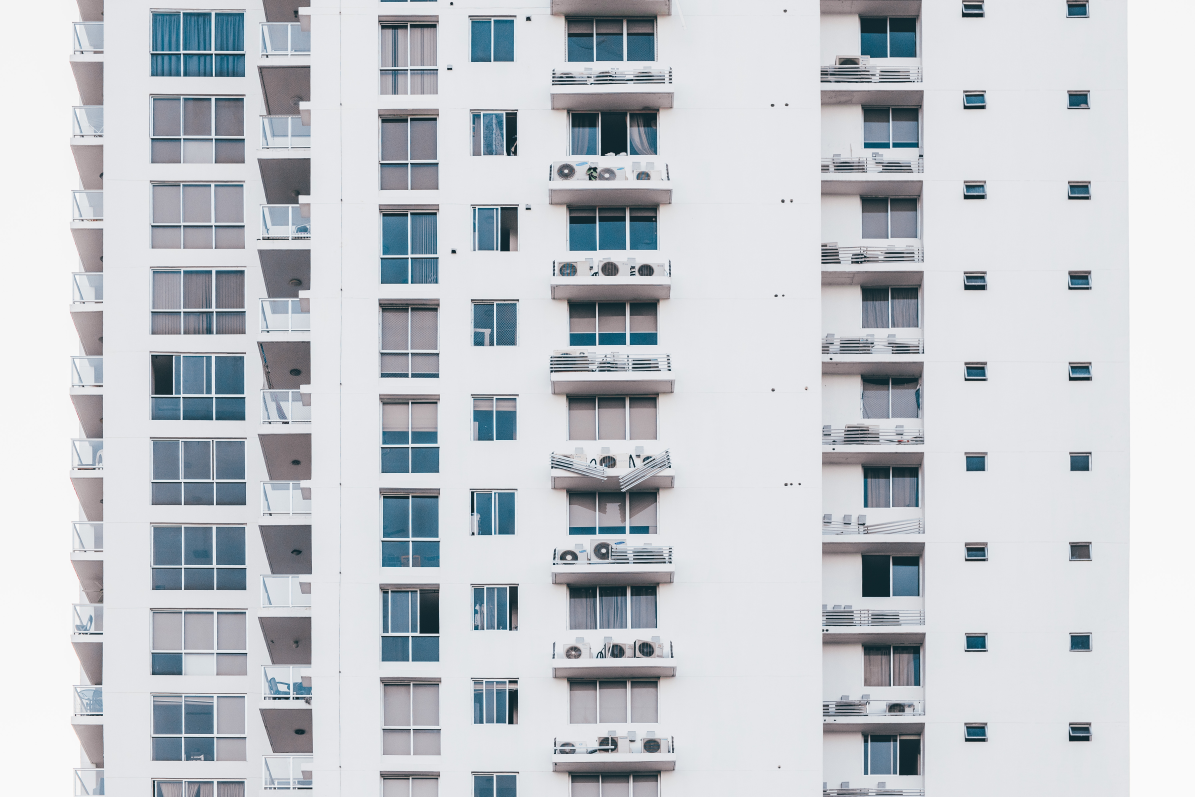
#> input picture image1.jpg, 5974 x 3983 px (shown at 1/5 size)
$ python image_stack.py
#> lines starting #> are read from the running program, lines starting #| are printed output that depends on the picture
from random import *
from numpy import *
from matplotlib import image, pyplot

image1 = array(image.imread("image1.jpg"))
#> image1 is the input picture: shape (3983, 5974, 3); mean R, G, B 197, 200.8, 206.1
image2 = array(image.imread("image2.jpg"))
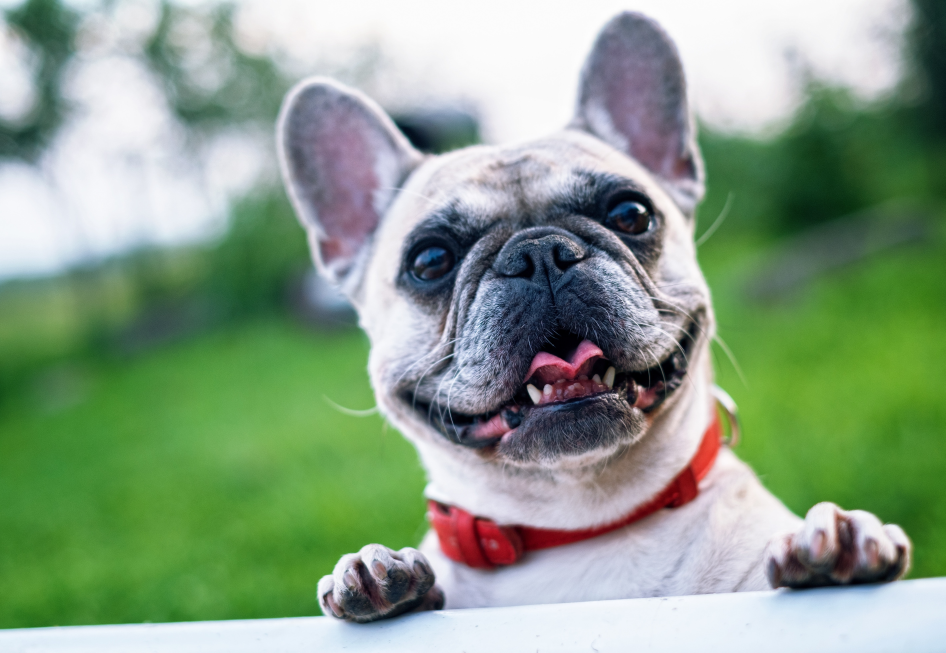
#> input picture image2.jpg, 4728 x 3264 px (shown at 1/5 size)
#> image2 is the input picture: shape (3264, 4728, 3); mean R, G, B 136.7, 158.8, 135.4
image3 = array(image.imread("image3.jpg"))
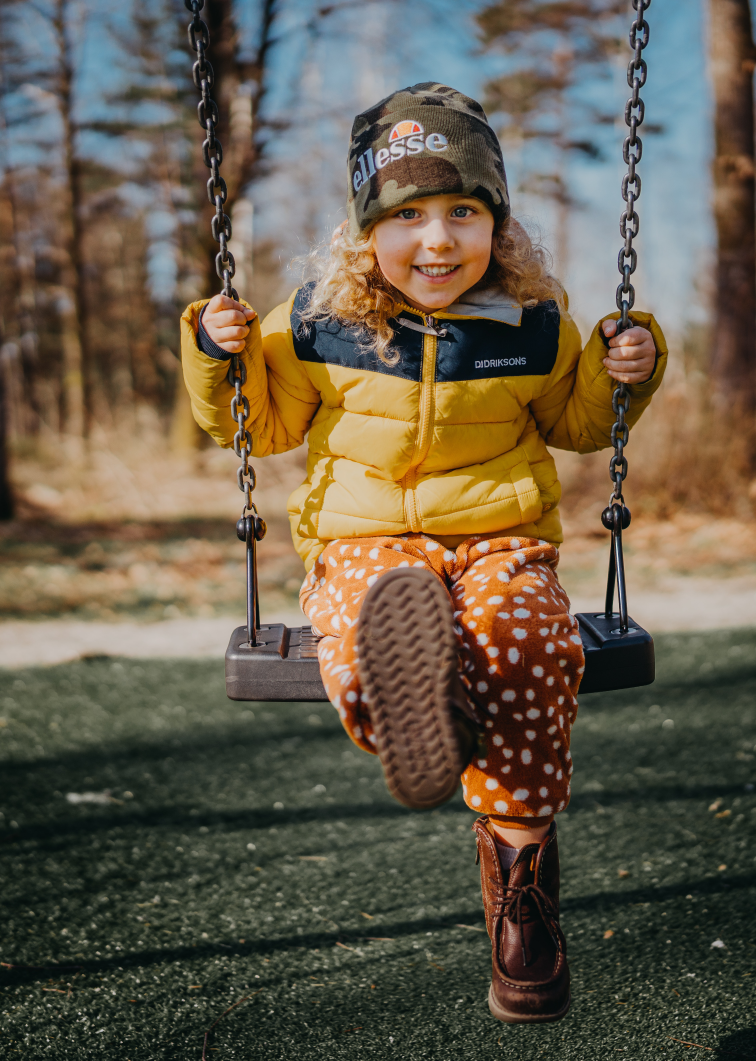
#> input picture image3.jpg, 3780 x 5303 px (shown at 1/5 size)
#> image3 is the input picture: shape (5303, 3780, 3); mean R, G, B 102.7, 92.2, 74.5
#> (the run stopped early here; a loop or call above may not have finished)
